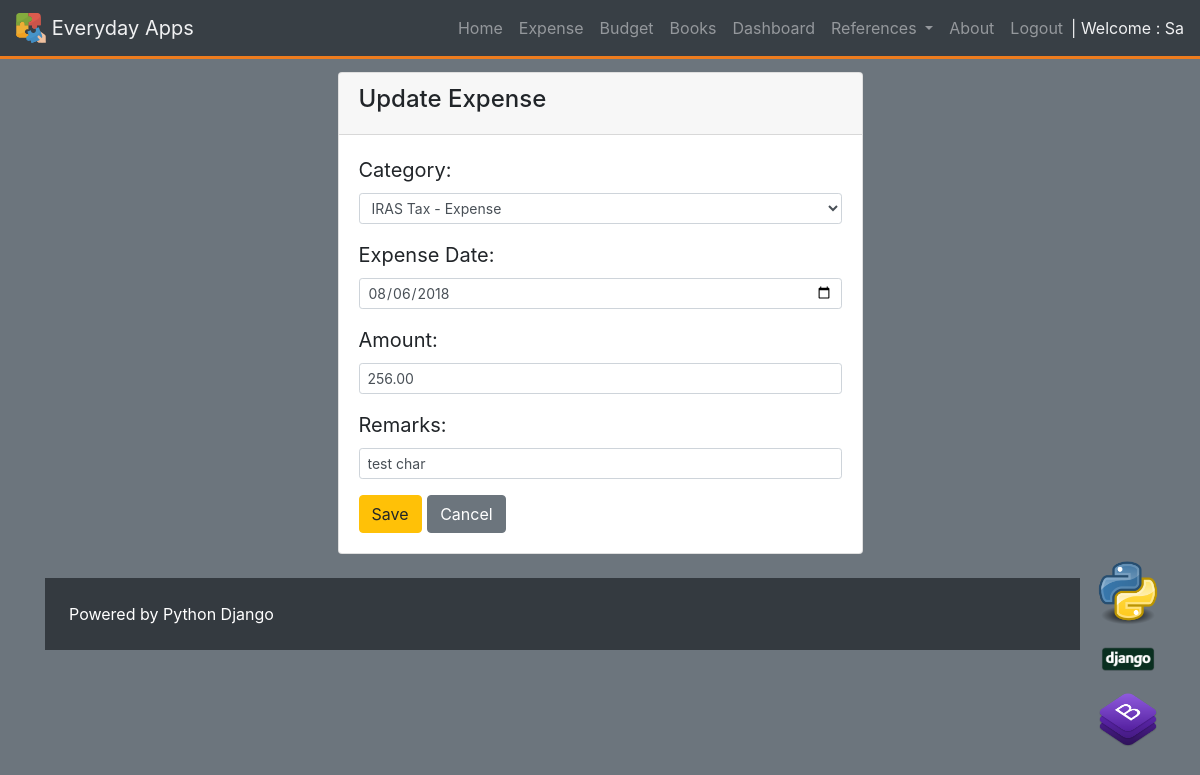
The app's page /expense/update/26/ (signed in) with its own data.
### expense/models.py (models this page shows, shortened)
class Expense(models.Model):
	user 		= models.ForeignKey(settings.AUTH_USER_MODEL)
	category	= models.ForeignKey(Category,null=True,on_delete=models.SET_NULL,)
	expensedate		= models.DateField()
	amount		= models.DecimalField(max_digits=16, decimal_places=2, blank=False, null=False)
	remarks		= models.TextField(blank=True, null=True, max_length=120, help_text='Enter Remarks here')
	timestamp	= models.DateTimeField(auto_now_add=True)
	updated		= models.DateTimeField(auto_now=True)
	class Meta:
		ordering = ['-expensedate','category','-updated']

### expense/views.py (the view)
# urls.py: url(r'^update/(?P<pk>\d+)/$', ExpenseUpdateView.as_view(), name='detail'),
class ExpenseUpdateView(LoginRequiredMixin, UpdateView):
    template_name = 'Expense/detail-update.html'
    form_class = ExpenseForm
    success_url = '/expense/?q='
    def get_queryset(self):
        return Expense.objects.filter(user=self.request.user)
    def get_context_data(self, *args, **kwargs):
        context = super(ExpenseUpdateView, self).get_context_data(*args, **kwargs)
        context['title'] = 'Update Expense'
        return context
    def get_form_kwargs(self):
        kwargs = super(ExpenseUpdateView, self).get_form_kwargs()
        kwargs['user'] = self.request.user
        return kwargs

### expense/forms.py (shortened to what this page needs)
class ExpenseForm(forms.ModelForm):
	expensedate = forms.DateField(widget=forms.DateInput(
				attrs={
					'class' : 'form-control',
					'placeholder' : 'Enter expense date here..',
					'label' : 'Expense Date',
					'type' : 'Date',
				}
			))
	amount = forms.DecimalField(widget=forms.TextInput(
				attrs={
					'class' : 'form-control',
					'placeholder' : 'Enter amount here...',
				}
			))
	remarks = forms.CharField(widget=forms.TextInput(
				attrs={
					'class' : 'form-control',
					'placeholder' : 'Enter remarks here...',
				}
			))
	class Meta:
		model = Expense
		fields = [
			'category',
			'expensedate',
			'amount',
			'remarks',
		]
	def __init__(self, user=None, *args, **kwargs):
		print(user)
		super(ExpenseForm, self).__init__(*args, **kwargs)
		self.fields['category'].queryset = Category.objects.filter(user=user)# .exclude(item__isnull=False)
		self.fields['expensedate'].label = "Expense Date"

### category/models.py (called while the page is built)
	def __str__(self):
		return self.name + " - " + self.cattype

### expense/templates/expense/detail-update.html (shortened to what this page needs)
{% extends "base.html" %}
{% block content %}
	{% include 'snippets/form-snippet.html' with form=form %}
{% endblock %}

### Templates/snippets/nav.html (shortened to what this page needs)
{% load static %}
  <div class='container fixed-top'>
<nav class="navbar navbar-default navbar-expand-lg fixed-top navbar-dark bg-dark text-white  ">
  <a class="navbar-brand  text-white" href='{% url "home" %}'> <img src="{% static 'category/jigsaw.svg' %}" alt=""  width="30" height="30" class="d-inline-block align-top " alt=""> Everyday Apps </a>
  <div class="collapse navbar-collapse text-white" id="navbarNavDropdown" >
    <ul class="navbar-nav ml-auto">
      <li class="nav-item ">
        <a class="nav-link" href='{% url "home" %}'>Home</a>
      </li>
      {% if request.user.is_authenticated %}
        <li class="nav-item">
          <a class="nav-link" href='{% url "expense:list" %}?q= '>Expense</a>
        </li>
        <li class="nav-item">
          <a class="nav-link" href='{% url "budget:list" %}?q= '>Budget</a>
        </li>
        <li class="nav-item">
          <a class="nav-link" href='{% url "books:book_list" %}'>Books</a>
        </li>
        <li class="nav-item">
          <a class="nav-link" href='{% url "dashboard:json_example" %}'>Dashboard</a>
        </li>
        <li class="nav-item dropdown ">
          <a class="nav-link dropdown-toggle" href="#" id="navbarDropdownMenuLink" data-toggle="dropdown" aria-haspopup="true" aria-expanded="false">
            References
          </a>
        </li>
      {% endif %}
      <li class="nav-item">
        <a class="nav-link" href='{% url "about" %}'>About</a>
      </li>
      {% if request.user.is_authenticated %}
      <li class="nav-item">
        <a class="nav-link" href='{% url "logout" %}'>Logout</a>
      </li>
      {% endif %}
    </ul>
    {% if request.user.is_authenticated %}
      <span class="navbar-text text-white text-capitalize">
        <h8> | Welcome : {{ user }} </h8>
      </span>
    {% endif %}
  </div>
</nav>
</div>

### Templates/snippets/form-snippet.html (shortened to what this page needs)
<br>
<br>
<br>
{% load widget_tweaks %}
<form method="post" novalidate>
<div class='container'>
    <div class='row'>
      <div class='col-3'>
      </div>
      <div class='col-6'>
        <div class="card">
          <div class="card-header">
              <h4>{{ title }}</h4>
          </div>
          <div class="card-body">
            <blockquote class="blockquote mb-0">
        {% for field in form.visible_fields %}
          <div class="form-group">
            {{ field.label_tag }}
            {% if form.is_bound %}
              {% if field.errors %}
                {% render_field field class="form-control is-invalid form-control-sm" %}
                {% for error in field.errors %}
                  <div class="invalid-feedback">
                    {{ error }}
                  </div>
                {% endfor %}
              {% else %}
                {% render_field field class="form-control is-valid form-control-sm" %}
              {% endif %}
            {% else %}
              {% render_field field class="form-control form-control-sm" %}
            {% endif %}
          </div>
        {% endfor %}
        <button type="button" class="btn btn-warning" data-toggle="modal" data-target="#exampleModal">
          Save
        </button>
        <button onclick="window.history.back();" class="btn btn-secondary" type="button">Cancel</button>
        </form>
          </div>
        </div>
      <div class='col-3'>
      </div>

### Templates/base.html (style rules this page uses)
.navbar { box-shadow: 0px 3px 0px #fd7e14; opacity: 0.9; transition: top 0.3s; }

### records on screen
Expense: category "IRAS Tax - Expense" "08/06/2018" "256.00" "test char"

### other values on screen
{{ user }} "Sa"
{{ title }} "Update Expense"
{{ field.label_tag }} "Category:" "Expense Date:" "Amount:" "Remarks:"
